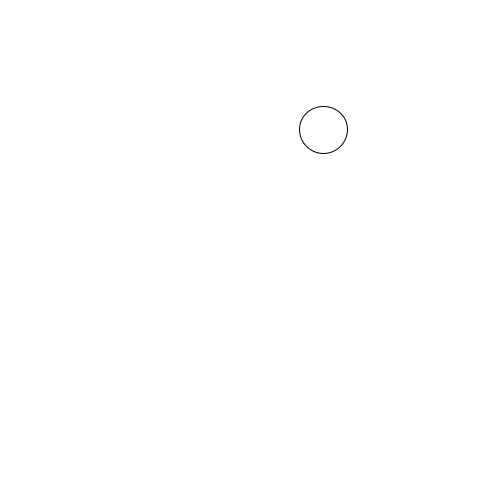
Frame 1 (no input)
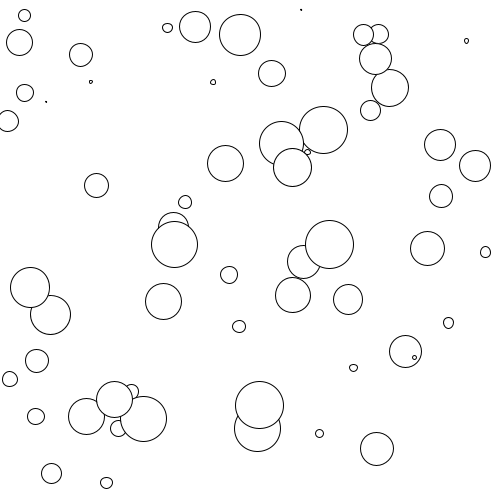
Frame 60 (the mouse pressed at the canvas centre just before this capture)
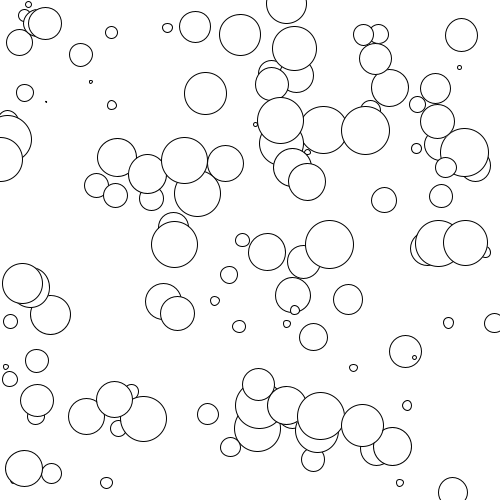
Frame 120 (the mouse held since frame 60 and released just before this capture)

The Processing sketch that drew these frames (run headless with seeded random() and noise(); from frame 60 on, the mouse is pressed at the canvas centre):

// Processing sketch: RandomShapes
// ── RandomShapes.pde
// runs once
void setup() {
  // canvas
  size(500, 500);
  // background white
  background(255);
}

// runs repeatedly
void draw() {
  // random position
  float x = random(0, 500);
  float y = random(0, 500);
  // random size
  float size = random(0, 50);
  // draw ellipse
  ellipse(x, y, size, size);
}
